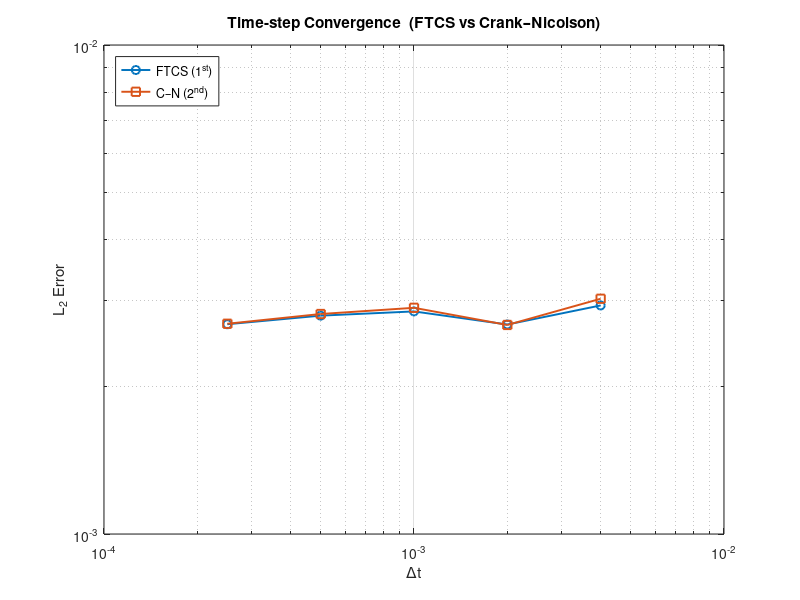

Reproduce this figure in MATLAB.
clear; clc; close all;

% 주어진 조건
nu  = 1;         
n  = 2;        
U0 = 1;        
L  = 10;
Ny  = 101;                    
dy  = L/(Ny-1);                  
y   = linspace(0,L,Ny).';

t_final = 2*pi; % 비교 시점(한 주기 후)
lambda_max = 0.4;               

% Δt 세트 (FTCS 안정 조건 이내)
dt_base = lambda_max*dy^2/nu;    
dt_vec  = dt_base * (0.5).^(0:4);% 5 단계

% exact solution
eta  = @(yy) sqrt(n/(2*nu))*yy;
u_ex = @(yy,t) U0*exp(-eta(yy)).*cos(n*t - eta(yy));

% 결과 저장
err_FTCS = zeros(size(dt_vec));
err_CN   = zeros(size(dt_vec));

% 반복 : Δt 별 계산 
for kdt = 1:numel(dt_vec)
    dt = dt_vec(kdt);
    Nt = round(t_final/dt);  % 필요한 스텝 수
    lambda = nu*dt/dy^2;        
    
    % 1) FTCS
    u = zeros(Ny,1);
    for nt = 1:Nt
        t = (nt-1)*dt;
        u(1)   =  U0*cos(n*t);
        u(end) =  0;
        u(2:end-1) = u(2:end-1) + ...
            lambda*(u(3:end) - 2*u(2:end-1) + u(1:end-2));
    end
    err_FTCS(kdt) = sqrt(sum((u - u_ex(y,t_final)).^2)*dy);
    
    % 2) Crank–Nicolson
    Nint      = Ny-2;
    e         = ones(Nint,1);
    main_A    = (1+lambda)*e;
    off_A     = (-lambda/2)*e;
    A         = spdiags([off_A main_A off_A],[-1 0 1],Nint,Nint);
    [Lmat,Umat] = lu(A);                    % LU 1회
    B         = spdiags([-off_A (1-lambda)*e -off_A],[-1 0 1],Nint,Nint);
    
    u = zeros(Ny,1);                        % 초기화
    for nt = 1:Nt
        t = (nt-1)*dt;
        % 경계
        u(1)   =  U0*cos(n*t);
        u(end) =  0;
        % rhs
        rhs = B*u(2:end-1);
        rhs(1)   = rhs(1)   + (lambda/2)*(u(1)+u(1));
        rhs(end) = rhs(end) + (lambda/2)*(u(end)+u(end));
        u_int = Umat\(Lmat\rhs);
        u(2:end-1) = u_int;
    end
    err_CN(kdt) = sqrt(sum((u - u_ex(y,t_final)).^2)*dy);
end

% 그래프 출력
figure; loglog(dt_vec,err_FTCS,'-o','LineWidth',1.4); hold on;
loglog(dt_vec,err_CN  ,'-s','LineWidth',1.4);
grid on; xlabel('\Deltat'); ylabel('L_2 Error');
title('Time-step Convergence  (FTCS vs Crank–Nicolson)');
legend('FTCS (1^{st})','C–N (2^{nd})','Location','northwest');

% 기울기 계산
p_FTCS = polyfit(log(dt_vec),log(err_FTCS),1);
p_CN   = polyfit(log(dt_vec),log(err_CN),1);
fprintf('FTCS   수렴 차수 ≈ %.2f\n',-p_FTCS(1));
fprintf('C–N    수렴 차수 ≈ %.2f\n',-p_CN(1));
